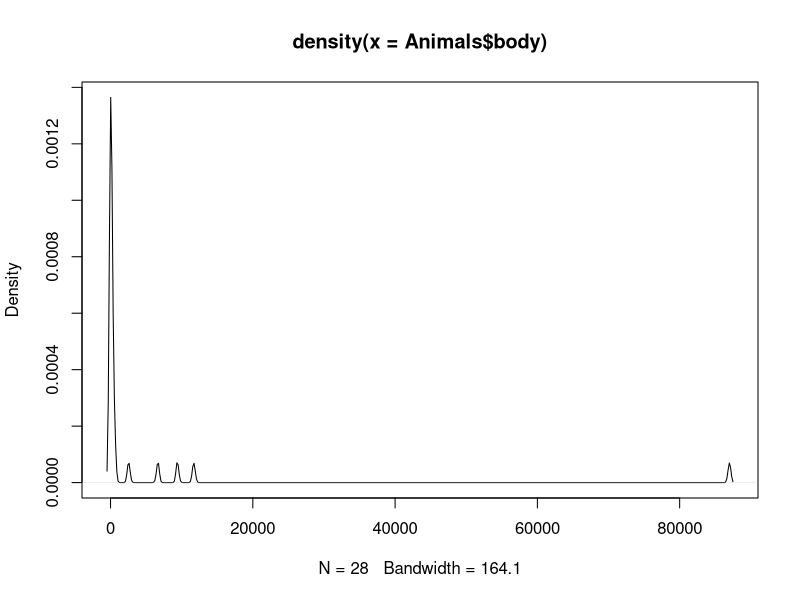
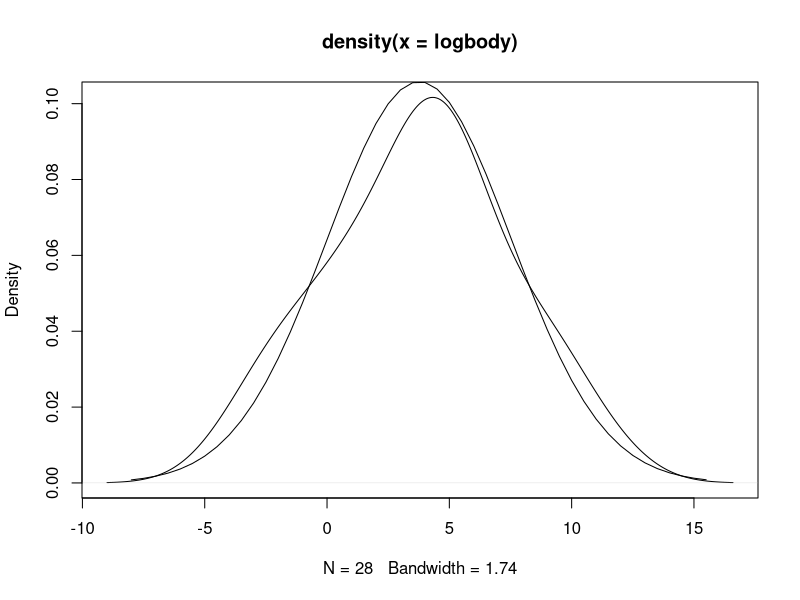

Generate these figures, in order, with R:
#2a
library(MASS)
plot(density(Animals$body))
logbody <- log(Animals$body)
plot(density(logbody))

#2b
av <- mean(logbody)
sdev <- sd(logbody)
xval <- pretty(c(av - 3 * sdev, av + 3 * sdev), 50)
lines(xval, dnorm(xval, mean = av, sd = sdev))
